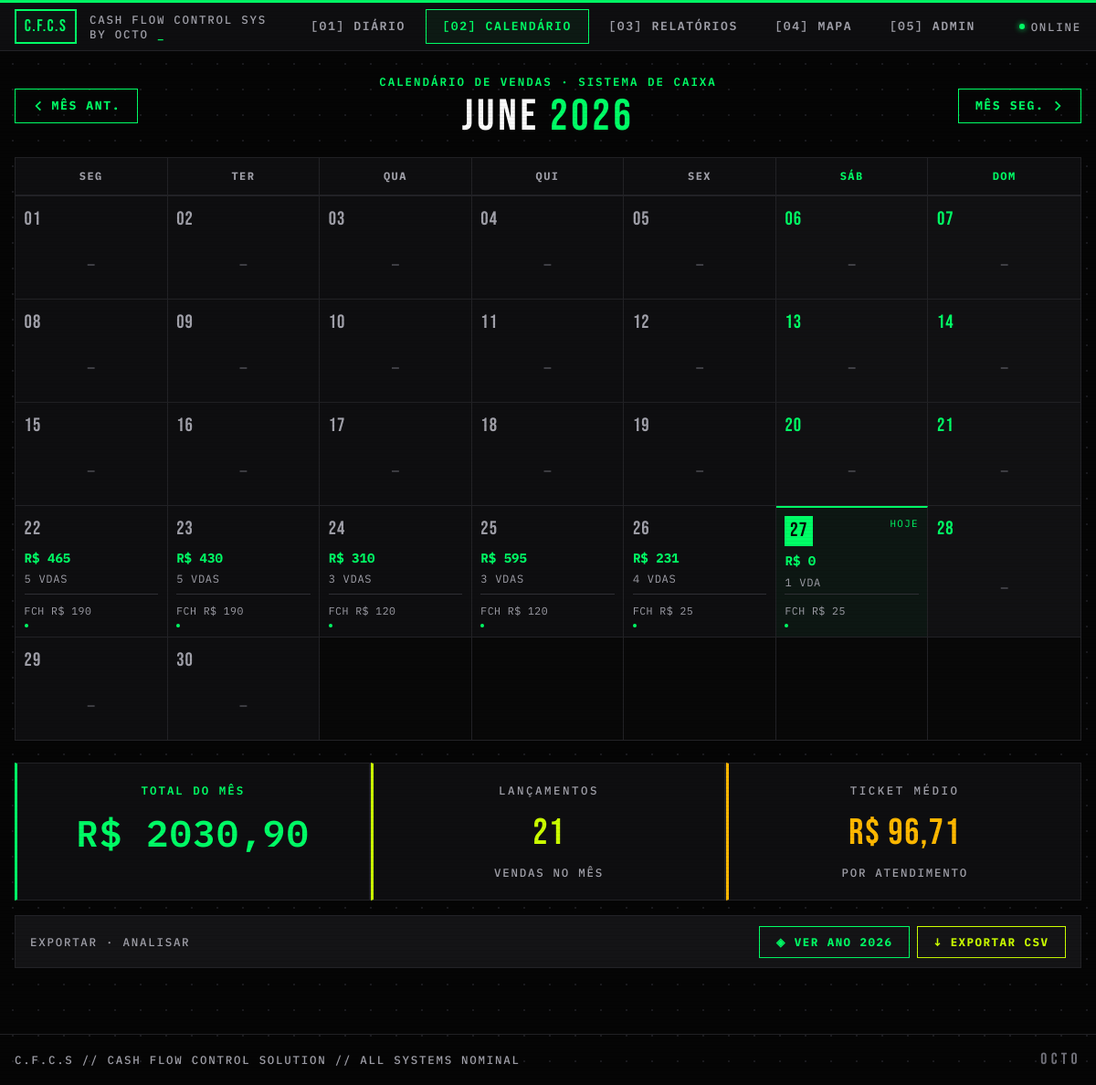
Screenshot of /mes with the database file from the repository.
### tables this page shows
CREATE TABLE caixa_diario (
                data            DATE    PRIMARY KEY,
                abertura_caixa  REAL    NOT NULL DEFAULT 0.0,
                fechamento_caixa REAL   NOT NULL DEFAULT 0.0
            );

### rotas/calendario.py (the view)
@bp.route("/mes", methods=["GET"])
@bp.route("/mes/<int:ano>/<int:mes>", methods=["GET"])
def pagina_mes(ano=None, mes=None):
    today = date.today()
    if ano is None:
        ano = today.year
    if mes is None:
        mes = today.month
    mes = max(1, min(12, mes))
    dados = get_dados_mensais(ano, mes)
    if mes == 1:
        prev_ano, prev_mes = ano - 1, 12
    else:
        prev_ano, prev_mes = ano, mes - 1
    if mes == 12:
        next_ano, next_mes = ano + 1, 1
    else:
        next_ano, next_mes = ano, mes + 1
    return render_template(
        "mes.html",
        cal=dados["cal"],
        ano=ano,
        mes=mes,
        month_name=dados["month_name"],
        dia_map=dados["dia_map"],
        today=today.isoformat(),
        prev_ano=prev_ano,
        prev_mes=prev_mes,
        next_ano=next_ano,
        next_mes=next_mes,
        weekdays=["SEG", "TER", "QUA", "QUI", "SEX", "SÁB", "DOM"],
    )

### database.py (called while the page is built)
def get_connection():
    conn = sqlite3.connect(DB_PATH)
    conn.row_factory = sqlite3.Row
    conn.execute("PRAGMA journal_mode=WAL;")
    conn.execute("PRAGMA foreign_keys=ON;")
    return conn

### templates/mes.html (shortened to what this page needs)
{% extends "base.html" %}
{% block content %}
<div class="fade-in" style="display: flex; align-items: center; justify-content: space-between; margin-bottom: 1.25rem;">
  <a href="/mes/{{ prev_ano }}/{{ prev_mes }}" class="btn btn-ghost" style="padding: 0.5rem 1.1rem;">
    <svg xmlns="http://www.w3.org/2000/svg" style="width:14px;height:14px;" fill="none" viewBox="0 0 24 24" stroke="currentColor" stroke-width="3">
      <path stroke-linecap="square" d="M15 19l-7-7 7-7"/>
    </svg>
    MÊS ANT.
  </a>
  <div style="text-align: center;">
    <div class="sys-label" style="justify-content: center; display: flex; margin-bottom: 0.3rem;">
      CALENDÁRIO DE VENDAS · SISTEMA DE CAIXA
    </div>
    <div class="display" style="font-size: 3rem; letter-spacing: 0.08em; color: var(--txt); line-height: 1;">
      {{ month_name|upper }} <span style="color: var(--neon);">{{ ano }}</span>
    </div>
  </div>
  <a href="/mes/{{ next_ano }}/{{ next_mes }}" class="btn btn-ghost" style="padding: 0.5rem 1.1rem;">
    MÊS SEG.
    <svg xmlns="http://www.w3.org/2000/svg" style="width:14px;height:14px;" fill="none" viewBox="0 0 24 24" stroke="currentColor" stroke-width="3">
      <path stroke-linecap="square" d="M9 5l7 7-7 7"/>
    </svg>
  </a>
</div>
<div class="card fade-in" style="animation-delay: 0.04s; overflow: hidden; margin-bottom: 1.5rem;">
  <div style="display: grid; grid-template-columns: repeat(7, 1fr); border-bottom: 2px solid var(--bd);">
    {% for wd in weekdays %}
      <div style="padding: 0.7rem 0; text-align: center; border-right: 1px solid var(--bd);
                  {% if loop.index >= 6 %}color: var(--neon); {% else %}color: var(--dim);{% endif %}
                  font-family: 'IBM Plex Mono'; font-size: 0.75rem; font-weight: 700; letter-spacing: 0.12em;
                  {% if loop.last %}border-right: none;{% endif %}">
        {{ wd }}
      </div>
    {% endfor %}
  </div>
  {% for week in cal %}
    <div style="display: grid; grid-template-columns: repeat(7, 1fr); border-bottom: 1px solid var(--bd); {% if loop.last %}border-bottom: none;{% endif %}">
      {% for day in week %}
        {% if day == 0 %}
          <div style="min-height: 7rem; background: #080808; border-right: 1px solid var(--bd); {% if loop.last %}border-right: none;{% endif %}"></div>
        {% else %}
          {% set day_str = '%s-%02d-%02d' % (ano, mes, day) %}
          {% set info = dia_map.get(day_str, {}) %}
          {% set is_today = day_str == today %}
          {% set has_vendas = info.get('num_vendas', 0) > 0 %}
          {% set is_weekend = loop.index >= 6 %}
          <a href="/dia/{{ day_str }}"
             style="min-height: 7rem; display: flex; flex-direction: column; padding: 0.6rem; text-decoration: none;
                    border-right: 1px solid var(--bd);
                    {% if loop.last %}border-right: none;{% endif %}
                    {% if is_today %}background: rgba(0,255,102,0.04); border-top: 2px solid var(--neon); {% endif %}
                    {% if not is_today and is_weekend %}background: rgba(255,255,255,0.01);{% endif %}
                    transition: background 0.12s;"
             onmouseover="this.style.background='rgba(0,255,102,0.04)'"
             onmouseout="this.style.background='{% if is_today %}rgba(0,255,102,0.04){% elif is_weekend %}rgba(255,255,255,0.01){% else %}transparent{% endif %}'">
            <div style="display: flex; align-items: flex-start; justify-content: space-between; margin-bottom: 0.4rem;">
              <span style="
                {% if is_today %}
                  background: var(--neon); color: #050505; padding: 0 0.35rem;
                  font-family: 'Bebas Neue'; font-size: 1.35rem; letter-spacing: 0.05em;
                {% elif is_weekend %}
                  color: var(--neon); font-family: 'Bebas Neue'; font-size: 1.3rem; letter-spacing: 0.05em;
                {% else %}
                  color: var(--dim); font-family: 'Bebas Neue'; font-size: 1.3rem; letter-spacing: 0.05em;
                {% endif %}
              ">{{ "%02d"|format(day) }}</span>
              {% if is_today %}
                <span style="font-family: 'IBM Plex Mono'; font-size: 0.68rem; letter-spacing: 0.12em; color: var(--neon); text-transform: uppercase;">HOJE</span>
              {% endif %}
            </div>
            {% if has_vendas %}
              <div style="flex: 1; display: flex; flex-direction: column; gap: 0.2rem;">
                <div style="color: var(--neon); font-family: 'IBM Plex Mono'; font-size: 0.88rem; font-weight: 700;">
                  R$ {{ "%.0f"|format(info.get('total_vendas', 0)) }}
                </div>
                <div style="color: var(--dim); font-family: 'IBM Plex Mono'; font-size: 0.75rem; letter-spacing: 0.06em;">
                  {{ info.get('num_vendas', 0) }} VDA{% if info.get('num_vendas', 0) != 1 %}S{% endif %}
                </div>
                {% if info.get('fechamento_caixa', 0) > 0 %}
                  <div style="margin-top: auto; padding-top: 0.3rem; border-top: 1px solid var(--bd2);">
                    <span style="color: var(--dim); font-family: 'IBM Plex Mono'; font-size: 0.72rem; letter-spacing: 0.04em;">
                      FCH R$ {{ "%.0f"|format(info.get('fechamento_caixa', 0)) }}
                    </span>
                  </div>
                {% endif %}
              </div>
              <div style="width: 4px; height: 4px; border-radius: 50% !important; background: var(--neon); margin-top: 0.3rem;"></div>
            {% else %}
              <div style="flex: 1; display: flex; align-items: center; justify-content: center;">
                <span style="color: var(--muted); font-family: 'IBM Plex Mono'; font-size: 0.82rem;">—</span>
              </div>
            {% endif %}
          </a>
        {% endif %}
      {% endfor %}
    </div>
  {% endfor %}
</div>
{% set total_mes = namespace(val=0.0) %}
{% set count_vendas = namespace(val=0) %}
{% set dias_ativos = namespace(val=0) %}
{% for key, info in dia_map.items() %}
  {% set total_mes.val = total_mes.val + info.get('total_vendas', 0) %}
  {% set count_vendas.val = count_vendas.val + info.get('num_vendas', 0) %}
  {% if info.get('num_vendas', 0) > 0 %}{% set dias_ativos.val = dias_ativos.val + 1 %}{% endif %}
{% endfor %}
<div style="display: grid; grid-template-columns: repeat(3, 1fr); gap: 1px; background: var(--bd);" class="fade-in" style="animation-delay: 0.08s;">
  <div class="card" style="padding: 1.25rem; border-left: 3px solid var(--neon); text-align: center;">
    <div class="sys-label" style="justify-content: center; margin-bottom: 0.5rem;">TOTAL DO MÊS</div>
    <div class="display money" style="font-size: 2.5rem; letter-spacing: 0.04em;">
      R$ {{ "%.2f"|format(total_mes.val) | replace('.', ',') }}
    </div>
  </div>
  <div class="card" style="padding: 1.25rem; border-left: 3px solid var(--acid); text-align: center;">
    <div class="sys-label-dim" style="letter-spacing: 0.2em; justify-content: center; margin-bottom: 0.5rem;">LANÇAMENTOS</div>
    <div class="display" style="font-size: 2.5rem; letter-spacing: 0.04em; color: var(--acid);">
      {{ count_vendas.val }}
    </div>
    <div class="sys-label-dim" style="margin-top: 0.25rem;">VENDAS NO MÊS</div>
  </div>
  <div class="card" style="padding: 1.25rem; border-left: 3px solid var(--warn); text-align: center;">
    <div class="sys-label-dim" style="letter-spacing: 0.2em; justify-content: center; margin-bottom: 0.5rem;">TICKET MÉDIO</div>
    <div class="display" style="font-size: 2.5rem; letter-spacing: 0.04em; color: var(--warn);">
      R$ {% if count_vendas.val > 0 %}{{ "%.2f"|format(total_mes.val / count_vendas.val) | replace('.', ',') }}{% else %}0,00{% endif %}
    </div>
    <div class="sys-label-dim" style="margin-top: 0.25rem;">POR ATENDIMENTO</div>
  </div>
</div>
<div style="display:flex; align-items:center; justify-content:space-between; margin-top:1rem; padding: 0.65rem 1rem; background:var(--s2); border:1px solid var(--bd);" class="fade-in" style="animation-delay:0.12s;">
  <div class="sys-label-dim">EXPORTAR · ANALISAR</div>
  <div style="display:flex; gap:0.5rem;">
    <a href="/relatorios/{{ ano }}" class="btn btn-ghost" style="font-size:0.78rem; padding:0.45rem 1.1rem;">
      ◈ VER ANO {{ ano }}
    </a>
    <a href="/mes/{{ ano }}/{{ mes }}/csv" class="btn"
       style="font-size:0.78rem; padding:0.45rem 1.1rem; background:transparent; border:1px solid var(--acid); color:var(--acid);">
      ↓ EXPORTAR CSV
    </a>
  </div>
</div>
{% endblock %}

### templates/base.html (style rules this page uses)
:root { --bg: #050505; --s1: #0E0E10; --s2: #141416; --s3: #1C1C1F; --bd: #222226; --bd2: #2E2E34; --neon: #00FF66; --acid: #CCFF00; --warn: #FFB800; --danger: #FF2255; --wa: #25D366; --txt: #FAFAFA; --dim: #A1A1AA; --muted: #71717A; }
*, *::before, *::after { box-sizing: border-box; border-radius: 0 !important; }
body { background-color: var(--bg); background-image: radial-gradient(circle, #1A1A1E 1px, transparent 1px); background-size: 28px 28px; color: var(--txt); font-family: 'IBM Plex Mono', monospace; min-height: 100vh; font-size: 0.95rem; }
body::after { content: ''; position: fixed; inset: 0; background: repeating-linear-gradient( 0deg, transparent 0px, transparent 3px, rgba(0, 0, 0, 0.06) 3px, rgba(0, 0, 0, 0.06) 4px ); pointer-events: none; z-index: 9998; }
.card { background: var(--s1); border: 1px solid var(--bd); position: relative; }
.display { font-family: 'Bebas Neue', sans-serif; }
.sys-label { font-family: 'IBM Plex Mono', monospace; font-size: 0.78rem; letter-spacing: 0.16em; text-transform: uppercase; color: var(--neon); font-weight: 600; }
.sys-label-dim { font-family: 'IBM Plex Mono', monospace; font-size: 0.78rem; letter-spacing: 0.14em; text-transform: uppercase; color: var(--dim); font-weight: 500; }
.btn { font-family: 'IBM Plex Mono', monospace; font-weight: 700; letter-spacing: 0.12em; text-transform: uppercase; cursor: pointer; border: none; display: inline-flex; align-items: center; gap: 0.5rem; transition: transform 0.1s, box-shadow 0.1s, background 0.12s; text-decoration: none; white-space: nowrap; }
.btn-ghost { background: transparent; color: var(--neon); border: 1px solid var(--neon); padding: 0.6rem 1.4rem; font-size: 0.82rem; }
.money { color: var(--neon); font-family: 'IBM Plex Mono', monospace; font-weight: 600; }
.fade-in { animation: fadeInUp 0.22s ease both; }

### rows the page displays
caixa_diario: fechamento_caixa "190"
caixa_diario: fechamento_caixa "190"
caixa_diario: fechamento_caixa "120"
caixa_diario: fechamento_caixa "120"
caixa_diario: fechamento_caixa "25"
caixa_diario: fechamento_caixa "25"

### other values shown
{{ month_name|upper }} "JUNE"
{{ ano }} "2026"
{{ wd }} "SEG" "TER" "QUA" "QUI" "SEX" "SÁB" "DOM"
{{ "%02d"|format(day) }} "01" "02" "03" "04" "05" "06" "07" "08" "09" "10" "11" "12" "13" "14" "15" "16" "17" "18" "19" "20" "21" "22" "23" "24" "25" "26" "27" "28" "29" "30"
{{ "%.0f"|format(info.get('total_vendas', 0)) }} "465" "430" "310" "595" "231" "0"
{{ info.get('num_vendas', 0) }} "5" "5" "3" "3" "4" "1"
{{ "%.2f"|format(total_mes.val) | replace('.', ',') }} "2030,90"
{{ count_vendas.val }} "21"
{{ "%.2f"|format(total_mes.val / count_vendas.val) | replace('.', ',') }} "96,71"
